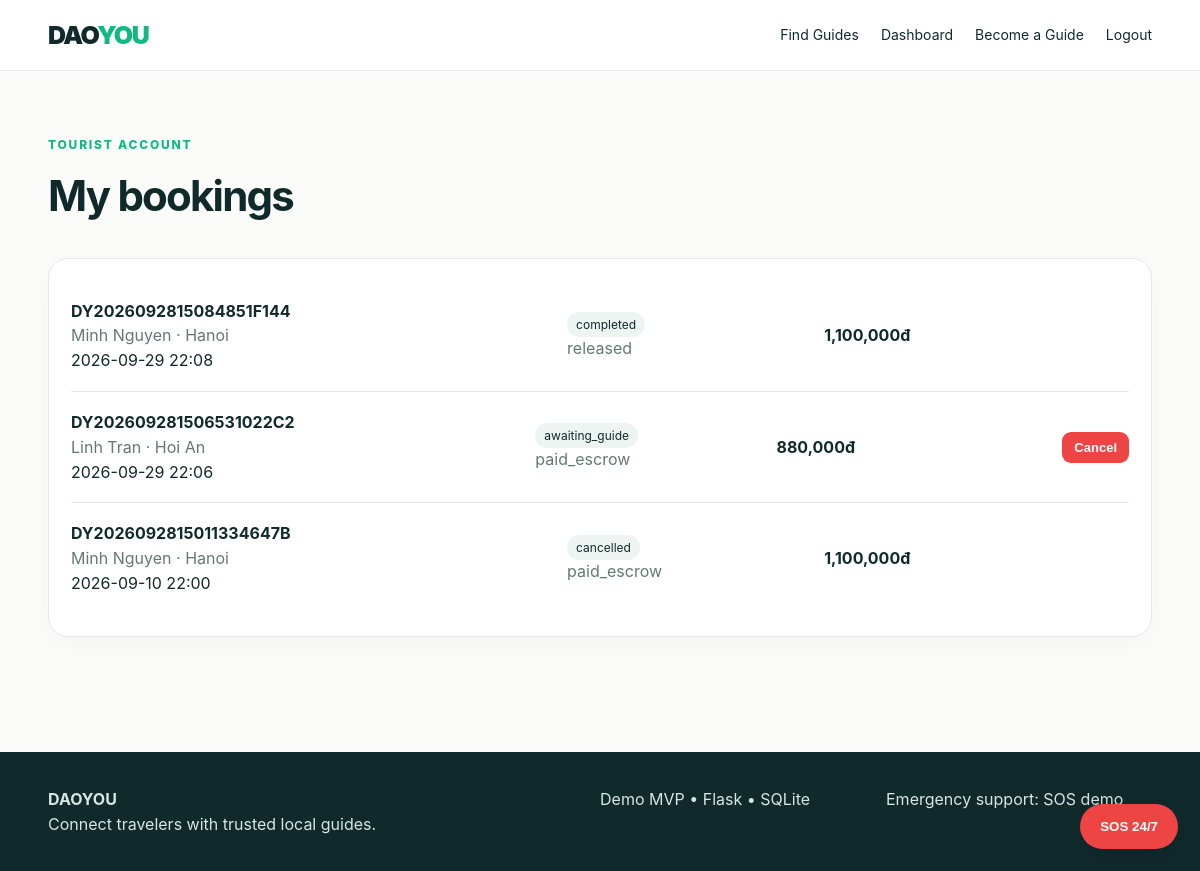
The page /dashboard/tourist (signed in) on the database its author committed.
### app.py (models this page shows)
class Booking(db.Model):
    id = db.Column(db.Integer, primary_key=True)
    order_id = db.Column(db.String(40), unique=True, nullable=False)
    tourist_id = db.Column(db.Integer, db.ForeignKey("user.id"), nullable=False)
    guide_id = db.Column(db.Integer, db.ForeignKey("user.id"), nullable=False)
    start_time = db.Column(db.DateTime, nullable=False)
    location = db.Column(db.String(200), nullable=False)
    note = db.Column(db.Text, default="")
    base_price = db.Column(db.Integer, nullable=False)
    tourist_fee = db.Column(db.Integer, nullable=False)
    total_price = db.Column(db.Integer, nullable=False)
    guide_fee = db.Column(db.Integer, nullable=False)
    guide_payout = db.Column(db.Integer, nullable=False)
    status = db.Column(db.String(30), default="awaiting_guide")
    payment_status = db.Column(db.String(30), default="unpaid")
    created_at = db.Column(db.DateTime, default=datetime.utcnow)
    paid_at = db.Column(db.DateTime)
    completed_at = db.Column(db.DateTime)
    cancelled_at = db.Column(db.DateTime)
    review = db.relationship("Review", backref="booking", uselist=False, cascade="all, delete-orphan")

class User(db.Model):
    id = db.Column(db.Integer, primary_key=True)
    name = db.Column(db.String(120), nullable=False)
    email = db.Column(db.String(180), unique=True, nullable=False)
    password_hash = db.Column(db.String(255), nullable=False)
    role = db.Column(db.String(20), default="tourist", nullable=False)
    created_at = db.Column(db.DateTime, default=datetime.utcnow)
    guide_profile = db.relationship("GuideProfile", backref="user", uselist=False, cascade="all, delete-orphan")
    bookings_as_tourist = db.relationship("Booking", foreign_keys="Booking.tourist_id", backref="tourist")
    bookings_as_guide = db.relationship("Booking", foreign_keys="Booking.guide_id", backref="guide")
    reviews_written = db.relationship("Review", foreign_keys="Review.tourist_id", backref="reviewer")

### app.py (the view)
@app.route("/dashboard/tourist")
@role_required("tourist")
def tourist_dashboard():
    bookings = Booking.query.filter_by(tourist_id=current_user().id).order_by(Booking.created_at.desc()).all()
    return render_template("tourist_dashboard.html", bookings=bookings)

### app.py (called while the page is built)
def current_user():
    uid = session.get("user_id")
    return db.session.get(User, uid) if uid else None

@app.context_processor
def inject_globals():
    return {"current_user": current_user(), "now": datetime.utcnow()}

def role_required(role):
    def decorator(view):
        @wraps(view)
        def wrapper(*args, **kwargs):
            user = current_user()
            if not user:
                flash("Vui lòng đăng nhập.", "warning")
                return redirect(url_for("login"))
            if user.role != role:
                abort(403)
            return view(*args, **kwargs)
        return wrapper
    return decorator

### templates/tourist_dashboard.html (shortened to what this page needs)
{% extends "base.html" %}
{% block content %}
<section class="container page">
  <div class="page-head"><div class="eyebrow">TOURIST ACCOUNT</div><h1>My bookings</h1></div>
  <div class="table-card">
  {% for b in bookings %}
    <div class="booking-row">
      <div><b>{{ b.order_id }}</b><br><span class="muted">{{ b.guide.name }} · {{ b.location }}</span><br>{{ b.start_time.strftime('%Y-%m-%d %H:%M') }}</div>
      <div><span class="status">{{ b.status }}</span><br><span class="muted">{{ b.payment_status }}</span></div>
      <div><b>{{ "{:,}".format(b.total_price) }}đ</b>
      </div>
      {% if b.status not in ['completed','cancelled'] %}
      <form method="post" action="{{ url_for('cancel_booking', booking_id=b.id) }}"><button class="btn btn-danger btn-sm">Cancel</button></form>
      {% endif %}
    </div>
  {% else %}<div class="empty">No bookings yet. <a href="{{ url_for('guides') }}">Find a guide</a>.</div>{% endfor %}
  </div>
</section>
{% endblock %}

### templates/base.html (shortened to what this page needs)
<!doctype html>
<html lang="vi">
<head>
  <link rel="stylesheet" href="{{ url_for('static', filename='css/style.css') }}">
</head>
<body>
<header class="topbar">
  <div class="container nav">
    <a class="brand" href="{{ url_for('index') }}">DAO<span>YOU</span></a>
    <nav>
      <a href="{{ url_for('guides') }}">Find Guides</a>
      {% if current_user %}
        <a href="{{ url_for('dashboard') }}">Dashboard</a>
        {% if current_user.role == 'tourist' %}
          <a href="{{ url_for('become_guide') }}">Become a Guide</a>
        {% endif %}
        <a href="{{ url_for('logout') }}">Logout</a>
      {% else %}
        <a href="{{ url_for('login') }}">Login</a>
        <a class="btn btn-sm" href="{{ url_for('register') }}">Sign up</a>
      {% endif %}
    </nav>
  </div>
</header>
<div class="container flash-wrap">
</div>
<main>{% block content %}{% endblock %}</main>
<button id="sosBtn" class="sos-floating">SOS 24/7</button>
<footer>
  <div class="container footer-grid">
    <div><strong>DAOYOU</strong><br>Connect travelers with trusted local guides.</div>
    <div>Demo MVP • Flask • SQLite</div>
    <div>Emergency support: SOS demo</div>
  </div>
</footer>
</body>
</html>

### static/css/style.css (style rules this page uses)
:root { --ink:#102a2b; --muted:#667778; --mint:#10b981; --mint2:#d9f8ec; --cream:#f7f5ef; --white:#fff; --danger:#ef4444; --line:#e5e7eb; }
* { box-sizing:border-box }
body { margin:0;font-family:Inter,ui-sans-serif,system-ui,-apple-system,BlinkMacSystemFont,"Segoe UI",sans-serif;color:var(--ink);background:#fbfcfa;line-height:1.55 }
a { color:inherit;text-decoration:none }
.container { width:min(1120px,92%);margin:auto }
.topbar { background:#fff;border-bottom:1px solid var(--line);position:sticky;top:0;z-index:10 }
.nav { height:70px;display:flex;align-items:center;justify-content:space-between }
.nav nav { display:flex;align-items:center;gap:22px;font-size:14px }
.brand { font-size:25px;font-weight:900;letter-spacing:-1.5px }
.brand span { color:var(--mint) }
.btn { display:inline-flex;justify-content:center;align-items:center;border:0;border-radius:12px;background:var(--ink);color:#fff;padding:12px 18px;font-weight:750;cursor:pointer }
.btn-sm { padding:8px 12px;border-radius:9px;font-size:13px }
.btn-danger { background:var(--danger) }
.eyebrow { color:var(--mint);font-size:12px;font-weight:850;letter-spacing:1.8px }
.guide-card,.form-card,.booking-card,.table-card,.payment-card { background:#fff;border:1px solid var(--line);border-radius:20px;padding:22px;box-shadow:0 8px 35px #0d2e2a08 }
.muted { color:var(--muted) }
.page { padding:55px 0 }
.page-head { margin-bottom:30px }
.page-head h1 { font-size:42px;letter-spacing:-1.8px;margin:8px 0 }
.table-card { overflow:hidden }
.booking-row { display:grid;grid-template-columns:2fr 1fr 1.2fr auto;gap:18px;align-items:center;padding:18px 0;border-bottom:1px solid var(--line) }
.booking-row:last-child { border-bottom:0 }
.status { background:#edf4f2;padding:5px 9px;border-radius:999px;font-size:12px }
.flash-wrap { padding-top:10px }
.sos-floating { position:fixed;right:22px;bottom:22px;z-index:20;border:0;background:#ef4444;color:#fff;font-weight:900;padding:15px 20px;border-radius:999px;box-shadow:0 12px 35px #0002;cursor:pointer }
footer { margin-top:60px;background:#102a2b;color:#d7e6e2;padding:35px 0 }
.footer-grid { display:grid;grid-template-columns:2fr 1fr 1fr;gap:20px }

### rows shown on the page
Booking: order_id "DY2026092815084851F144", guide.name "Minh Nguyen", location "Hanoi", start_time "2026-09-29 22:08", status "completed", payment_status "released", total_price "1,100,000"
Booking: order_id "DY202609281506531022C2", guide.name "Linh Tran", location "Hoi An", start_time "2026-09-29 22:06", status "awaiting_guide", payment_status "paid_escrow", total_price "880,000"
Booking: order_id "DY2026092815011334647B", guide.name "Minh Nguyen", location "Hanoi", start_time "2026-09-10 22:00", status "cancelled", payment_status "paid_escrow", total_price "1,100,000"
